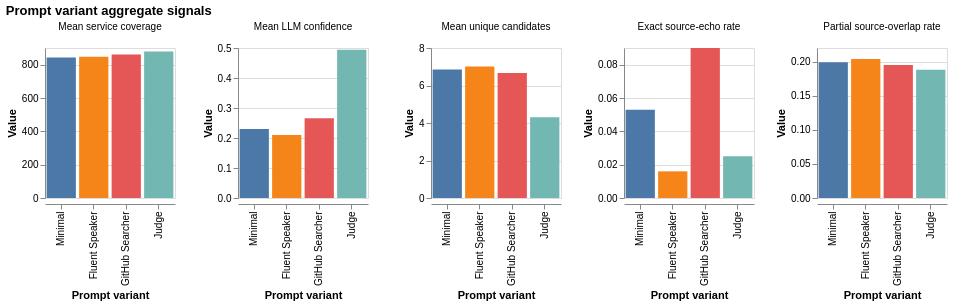

Notebook code cell kept with this figure:
### Markdown cell above
### Prompt Variant Synthesis

Before detailed agreement metrics, I summarize what each prompt variant changes at the aggregate level: average service coverage, output length, within-prompt convergence, unique candidate count, and source-term retention. I read these as descriptive signals, not as a ranking of prompts. A prompt can increase convergence for reasons I would not want to treat as success, especially if it encourages source-term borrowing.

### Code cell
variant_summary_rows = []
for variant in VARIANTS:
    vdf = scored_df[scored_df['prompt_variant'] == variant].copy()
    fp_v = fp_df[fp_df['variant'] == variant]

    source_echo_cells = 0
    source_overlap_cells = 0
    translated_cells = 0
    for _, row in vdf.iterrows():
        for svc, col in LLM_TRANS_COLS.items():
            val = row.get(col)
            if pd.isna(val):
                continue
            val = str(val).strip()
            if not val or val.lower() in ('nan', 'none'):
                continue
            translated_cells += 1
            val_lower = val.lower()
            if val_lower == TERM.lower():
                source_echo_cells += 1
            elif 'digital' in val_lower or 'humanities' in val_lower:
                source_overlap_cells += 1

    variant_summary_rows.append({
        'variant': variant,
        'mean_service_coverage': round(fp_v['n_languages'].mean(), 1),
        'min_service_coverage': int(fp_v['n_languages'].min()),
        'max_service_coverage': int(fp_v['n_languages'].max()),
        'mean_word_count': round(fp_v['mean_word_count'].mean(), 2),
        'mean_llm_confidence': round(vdf['llm_confidence'].mean(), 3),
        'mean_unique_candidates': round(vdf['llm_unique_candidates'].mean(), 2),
        'translated_cells': translated_cells,
        'exact_source_echo_rate': round(source_echo_cells / translated_cells, 3) if translated_cells else 0,
        'partial_source_overlap_rate': round(source_overlap_cells / translated_cells, 3) if translated_cells else 0,
    })

variant_synthesis_df = pd.DataFrame(variant_summary_rows)
display(variant_synthesis_df)

synth_long = variant_synthesis_df.melt(
    id_vars='variant',
    value_vars=['mean_service_coverage', 'mean_llm_confidence', 'mean_unique_candidates', 'exact_source_echo_rate', 'partial_source_overlap_rate'],
    var_name='signal',
    value_name='value',
)
SIGNAL_LABELS = {
    'mean_service_coverage': 'Mean service coverage',
    'mean_llm_confidence': 'Mean LLM confidence',
    'mean_unique_candidates': 'Mean unique candidates',
    'exact_source_echo_rate': 'Exact source-echo rate',
    'partial_source_overlap_rate': 'Partial source-overlap rate',
}
synth_long['signal_label'] = synth_long['signal'].map(SIGNAL_LABELS)
synth_long['variant_label'] = synth_long['variant'].map(VARIANT_LABELS)

variant_synthesis_chart = alt.Chart(synth_long).mark_bar().encode(
    x=alt.X('variant_label:N', sort=[VARIANT_LABELS[v] for v in VARIANTS], title='Prompt variant'),
    y=alt.Y('value:Q', title='Value'),
    color=alt.Color('variant:N', sort=VARIANTS, legend=None, scale=alt.Scale(scheme='tableau10')),
    column=alt.Column('signal_label:N', title=None, sort=list(SIGNAL_LABELS.values())),
    tooltip=['variant:N', 'signal:N', alt.Tooltip('value:Q', format='.3f')],
).properties(width=130, height=150, title='Prompt variant aggregate signals').resolve_scale(y='independent')
display(variant_synthesis_chart)
save_chart(variant_synthesis_chart, FIGURE_DIR / 'prompt_variant_aggregate_signals.png')

### Figure 1 — Vega specification as saved in the notebook (floating-point values rounded to 4 significant figures)
{"$schema": "https://vega.github.io/schema/vega/v6.json", "data": [{"name": "source_0", "values": [{"variant": "minimal", "signal": "mean_service_coverage", "value": 843.5, "signal_label": "Mean service coverage", "variant_label": "Minimal", "column_signal_label_sort_index": 0.0, "x_variant_label_sort_index": 0.0, "color_variant_sort_index": 0.0}, {"variant": "fluent_speaker", "signal": "mean_service_coverage", "value": 846.9, "signal_label": "Mean service coverage", "variant_label": "Fluent Speaker", "column_signal_label_sort_index": 0.0, "x_variant_label_sort_index": 1.0, "color_variant_sort_index": 1.0}, {"variant": "github_searcher", "signal": "mean_service_coverage", "value": 861.6, "signal_label": "Mean service coverage", "variant_label": "GitHub Searcher", "column_signal_label_sort_index": 0.0, "x_variant_label_sort_index": 2.0, "color_variant_sort_index": 2.0}, {"variant": "judge", "signal": "mean_service_coverage", "value": 879.1, "signal_label": "Mean service coverage", "variant_label": "Judge", "column_signal_label_sort_index": 0.0, "x_variant_label_sort_index": 3.0, "color_variant_sort_index": 3.0}, {"variant": "minimal", "signal": "mean_llm_confidence", "value": 0.23, "signal_label": "Mean LLM confidence", "variant_label": "Minimal", "column_signal_label_sort_index": 1.0, "x_variant_label_sort_index": 0.0, "color_variant_sort_index": 0.0}, {"variant": "fluent_speaker", "signal": "mean_llm_confidence", "value": 0.21, "signal_label": "Mean LLM confidence", "variant_label": "Fluent Speaker", "column_signal_label_sort_index": 1.0, "x_variant_label_sort_index": 1.0, "color_variant_sort_index": 1.0}, {"variant": "github_searcher", "signal": "mean_llm_confidence", "value": 0.266, "signal_label": "Mean LLM confidence", "variant_label": "GitHub Searcher", "column_signal_label_sort_index": 1.0, "x_variant_label_sort_index": 2.0, "color_variant_sort_index": 2.0}, {"variant": "judge", "signal": "mean_llm_confidence", "value": 0.494, "signal_label": "Mean LLM confidence", "variant_label": "Judge", "column_signal_label_sort_index": 1.0, "x_variant_label_sort_index": 3.0, "color_variant_sort_index": 3.0}, {"variant": "minimal", "signal": "mean_unique_candidates", "value": 6.85, "signal_label": "Mean unique candidates", "variant_label": "Minimal", "column_signal_label_sort_index": 2.0, "x_variant_label_sort_index": 0.0, "color_variant_sort_index": 0.0}, {"variant": "fluent_speaker", "signal": "mean_unique_candidates", "value": 7.01, "signal_label": "Mean unique candidates", "variant_label": "Fluent Speaker", "column_signal_label_sort_index": 2.0, "x_variant_label_sort_index": 1.0, "color_variant_sort_index": 1.0}, {"variant": "github_searcher", "signal": "mean_unique_candidates", "value": 6.67, "signal_label": "Mean unique candidates", "variant_label": "GitHub Searcher", "column_signal_label_sort_index": 2.0, "x_variant_label_sort_index": 2.0, "color_variant_sort_index": 2.0}, {"variant": "judge", "signal": "mean_unique_candidates", "value": 4.31, "signal_label": "Mean unique candidates", "variant_label": "Judge", "column_signal_label_sort_index": 2.0, "x_variant_label_sort_index": 3.0, "color_variant_sort_index": 3.0}, {"variant": "minimal", "signal": "exact_source_echo_rate", "value": 0.053, "signal_label": "Exact source-echo rate", "variant_label": "Minimal", "column_signal_label_sort_index": 3.0, "x_variant_label_sort_index": 0.0, "color_variant_sort_index": 0.0}, {"variant": "fluent_speaker", "signal": "exact_source_echo_rate", "value": 0.016, "signal_label": "Exact source-echo rate", "variant_label": "Fluent Speaker", "column_signal_label_sort_index": 3.0, "x_variant_label_sort_index": 1.0, "color_variant_sort_index": 1.0}, {"variant": "github_searcher", "signal": "exact_source_echo_rate", "value": 0.09, "signal_label": "Exact source-echo rate", "variant_label": "GitHub Searcher", "column_signal_label_sort_index": 3.0, "x_variant_label_sort_index": 2.0, "color_variant_sort_index": 2.0}, {"variant": "judge", "signal": "exact_source_echo_rate", "value": 0.025, "signal_label": "Exact source-echo rate", "variant_label": "Judge", "column_signal_label_sort_index": 3.0, "x_variant_label_sort_index": 3.0, "color_variant_sort_index": 3.0}, {"variant": "minimal", "signal": "partial_source_overlap_rate", "value": 0.199, "signal_label": "Partial source-overlap rate", "variant_label": "Minimal", "column_signal_label_sort_index": 4.0, "x_variant_label_sort_index": 0.0, "color_variant_sort_index": 0.0}, {"variant": "fluent_speaker", "signal": "partial_source_overlap_rate", "value": 0.204, "signal_label": "Partial source-overlap rate", "variant_label": "Fluent Speaker", "column_signal_label_sort_index": 4.0, "x_variant_label_sort_index": 1.0, "color_variant_sort_index": 1.0}, {"variant": "github_searcher", "signal": "partial_source_overlap_rate", "value": 0.195, "signal_label": "Partial source-overlap rate", "variant_label": "GitHub Searcher", "column_signal_label_sort_index": 4.0, "x_variant_label_sort_index": 2.0, "color_variant_sort_index": 2.0}, {"variant": "judge", "signal": "partial_source_overlap_rate", "value": 0.188, "signal_label": "Partial source-overlap rate", "variant_label": "Judge", "column_signal_label_sort_index": 4.0, "x_variant_label_sort_index": 3.0, "color_variant_sort_index": 3.0}]}, {"name": "column_domain", "values": [{"signal_label": "Mean service coverage", "column_signal_label_sort_index": 0.0}, {"signal_label": "Mean LLM confidence", "column_signal_label_sort_index": 1.0}, {"signal_label": "Mean unique candidates", "column_signal_label_sort_index": 2.0}, {"signal_label": "Exact source-echo rate", "column_signal_label_sort_index": 3.0}, {"signal_label": "Partial source-overlap rate", "column_signal_label_sort_index": 4.0}]}, {"name": "data_2"}, {"name": "source_0_x_domain_variant_label", "values": [{"sort_field": 0.0, "variant_label": "Minimal"}, {"sort_field": 1.0, "variant_label": "Fluent Speaker"}, {"sort_field": 2.0, "variant_label": "GitHub Searcher"}, {"sort_field": 3.0, "variant_label": "Judge"}]}, {"name": "source_0_color_domain_variant", "values": [{"sort_field": 0.0, "variant": "minimal"}, {"sort_field": 1.0, "variant": "fluent_speaker"}, {"sort_field": 2.0, "variant": "github_searcher"}, {"sort_field": 3.0, "variant": "judge"}]}], "signals": [{"name": "child_width", "value": 130}, {"name": "child_height", "value": 150}], "marks": [{"type": "group", "name": "column_header", "from": {"data": "column_domain"}, "sort": {"field": "datum[\"column_signal_label_sort_index\"]", "order": "ascending"}, "encode": {"update": {"width": {"signal": "child_width"}}}, "title": {"text": {"signal": "isValid(parent[\"signal_label\"]) ? parent[\"signal_label\"] : \"\"+parent[\"signal_label\"]"}, "style": "guide-label", "offset": 10, "frame": "group"}, "role": "column-header"}, {"type": "group", "name": "column_footer", "from": {"data": "column_domain"}, "sort": {"field": "datum[\"column_signal_label_sort_index\"]", "order": "ascending"}, "encode": {"update": {"width": {"signal": "child_width"}}}, "axes": [{"scale": "x", "grid": false, "labelBaseline": "middle", "zindex": 0, "labelAlign": "right", "title": "Prompt variant", "labelAngle": 270, "orient": "bottom"}], "role": "column-footer"}, {"type": "group", "name": "cell", "from": {"facet": {"data": "source_0", "name": "facet", "groupby": ["signal_label"], "aggregate": {"fields": ["column_signal_label_sort_index"], "ops": ["max"], "as": ["column_signal_label_sort_index"]}}}, "sort": {"field": ["datum[\"column_signal_label_sort_index\"]"], "order": ["ascending"]}, "encode": {"update": {"height": {"signal": "child_height"}, "width": {"signal": "child_width"}}}, "data": [{"name": "data_0", "source": "facet", "transform": [{"type": "stack", "field": "value", "groupby": ["variant_label"], "sort": {"field": ["variant"], "order": ["descending"]}, "as": ["value_start", "value_end"], "offset": "zero"}, {"type": "filter", "expr": "isValid(datum[\"value\"]) && isFinite(+datum[\"value\"])"}, {"type": "project", "fields": ["signal", "value", "value_end", "value_start", "variant", "variant_label"]}]}], "marks": [{"type": "rect", "name": "child_marks", "from": {"data": "data_0"}, "encode": {"update": {"y2": {"field": "value_start", "scale": "child_y"}, "tooltip": {"signal": "{\"variant\": isValid(datum[\"variant\"]) ? datum[\"variant\"] : \"\"+datum[\"variant\"], \"signal\": isValid(datum[\"signal\"]) ? datum[\"signal\"] : \"\"+datum[\"signal\"], \"value\": format(datum[\"value\"], \".3f\")}"}, "x": {"field": "variant_label", "scale": "x"}, "width": {"signal": "max(0.25, bandwidth('x'))"}, "y": {"field": "value_end", "scale": "child_y"}, "fill": {"field": "variant", "scale": "color"}}}, "style": ["bar"]}], "scales": [{"name": "child_y", "type": "linear", "domain": {"data": "data_0", "fields": ["value_start", "value_end"]}, "range": [{"signal": "child_height"}, 0], "zero": true, "nice": true}], "axes": [{"scale": "child_y", "minExtent": 0, "ticks": false, "zindex": 0, "aria": false, "gridScale": "x", "tickCount": {"signal": "ceil(child_height/40)"}, "orient": "left", "grid": true, "domain": false, "labels": false, "maxExtent": 0}, {"scale": "child_y", "labelOverlap": true, "zindex": 0, "tickCount": {"signal": "ceil(child_height/40)"}, "orient": "left", "grid": false, "title": "Value"}], "style": "cell"}], "scales": [{"name": "x", "type": "band", "domain": {"data": "source_0_x_domain_variant_label", "field": "variant_label", "sort": {"op": "max", "field": "sort_field"}}, "range": [0, {"signal": "child_width"}], "paddingInner": 0.1, "paddingOuter": 0.05}, {"name": "color", "type": "ordinal", "domain": {"data": "source_0_color_domain_variant", "field": "variant", "sort": {"op": "max", "field": "sort_field"}}, "range": {"scheme": "tableau10"}}], "title": {"text": "Prompt variant aggregate signals", "anchor": "start"}, "background": "white", "layout": {"padding": 20, "columns": {"signal": "length(data('column_domain'))"}, "bounds": "full", "align": "all"}, "padding": 5}
